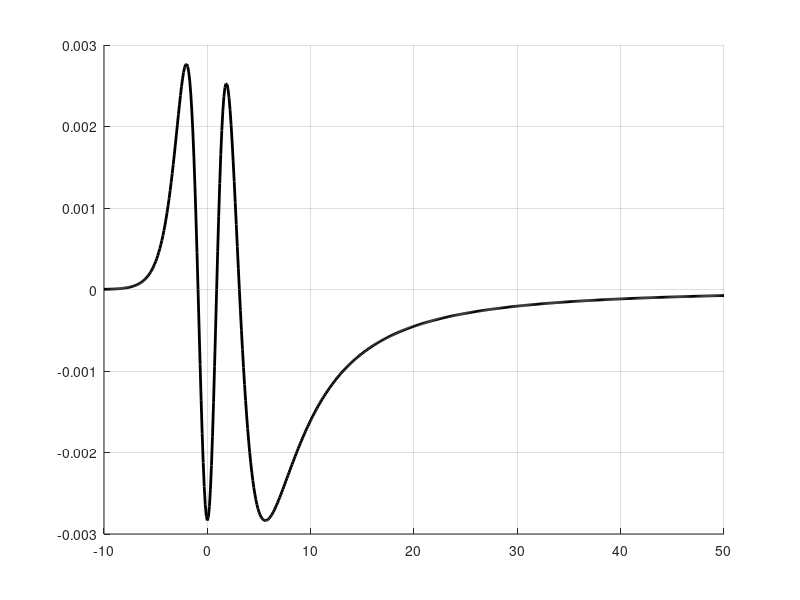

MATLAB code to generate this figure:
clc
clear all
close all

format long

I_precesion = [8.046669716113733e-05
8.892915334094758e-05
9.8281547336484461e-05
0.00010861746000929659
0.00012004031094835781
0.00013266439249693025
0.00014661601236936231
0.00016203475624300865
0.0001790748829000199
0.00019790686580671425
0.00021871909646717095
0.00024171976648641895
0.00026713894704232774
0.00029523088641069994
0.00032627654833334359
0.00036058641638411
0.00039850359209482741
0.00044040721747566245
0.0004867162557287543
0.00053789366743834787
0.00059445102335600655
0.00065695359911927941
0.00072602600188271334
0.00080235838394048149
0.00088671330402239072
0.00097993330309479308
0.0010829492682434153
0.0011967896656077197
0.0013225907314305869
0.0014616077191399901
0.0016152273100505259
0.0017849813058236285
0.0019725617323185173
0.0021798374969644032
0.0024088727553493359
0.0026619471574110759
0.0029415781594836388
0.0032505456055443127
0.0035919187993532133
0.0039690863087966915
0.0043857887646303424
0.0048461549379312076
0.0053547414038356243
0.0059165761234342817
0.0065372063008303973
0.007222750898070996
0.007979958216568302
0.0088162689792452963
0.0097398853723253513
0.010759846528612645
0.011886110954227593
0.0131296464167495
0.014502527822935811
0.016018043616608881
0.017690811219453526
0.019536902016353264
0.021573976348900098
0.023821428921545221
0.026300544939425723
0.029034667179253449
0.032049374037882147
0.035372668399367993
0.03903517690156888
0.04307035885763931
0.047514723685322106
0.052408055206152812
0.057793640585675557
0.063718500982775497
0.07023362015050065
0.077394166273507814
0.085259701233267218
0.093894370261433449
0.10336706358206105
0.11375154017279941
0.12512650222582733
0.13757560731046664
0.1511874037018785
0.16605517293964028
0.18227666254011651
0.19995369106081598
0.21919160758617576
0.24009858838049034
0.262784755160056
0.28736110240081641
0.31393822552952588
0.34262484790928027
0.37352615230746311
0.40674193198951486
0.4423645875206742
0.48047700739153221
0.52115038310798356
0.56444202158102719
0.61039322850675737
0.65902734480535408
0.71034802292696642
0.76433782987397081
0.82095725833157052
0.8801442159461117
0.94181404567680871
1.0058601080048157
1.0721549299401798
1.1405518980489644
1.2108874452807181
1.28298365644708
1.3566511968425405
1.4316924543352987
1.5079047782946118
1.5850836992403081
1.6630260206533043
1.7415326878979014
1.820411357146948
1.8994786077993009
1.9785617633437933
2.0575003063339228
2.1361468917810584
2.2143679789276969
2.2920441135086835
2.3690699011044831
2.4453537172016544
2.5208172014917047
2.5953945832884662
2.6690318823131398
2.7416860250688768
2.8133239121362204
2.8839214664228017
2.953462687059301
3.0219387285209045
3.0893470198558766
3.1556904347329477
3.2209765194302022
3.2852167828876992
3.348426050508718
3.4106218814749205
3.4718240478798892
3.5320540729203103
3.5913348246510921
3.6496901613495951
3.7071446242901658
3.763723173655162
3.819450963361096
3.8743531507238154
3.92845473709643
3.9817804358649811
4.0343545644620473
4.0862009573435092
4.1373428971587085
4.1878030616213087
4.2376034838527472
4.2867655242183442
4.3353098519063797
4.3832564347115603
4.4306245356763734
4.477432715417037
4.5236988391162187
4.5694400873031089
4.6146729696642526
4.659413341237209
4.70367642043405
4.7474768084256569
4.7908285094902983
4.8337449519935545
4.8762390097214334
4.9183230233361899
4.9600088217650491
5.0013077433672217
5.0422306567547874
5.0827879811683845
5.1229897063307241
5.1628454117191218
5.202364285214073
5.2415551410937162
5.2804264373550476
5.3189862923518483
5.3572425007465583
5.3952025487796496
5.4328736288648525
5.4702626535225409
5.5073762686667767
5.5442208662637515
5.5808025963814396
5.6171273786512037
5.6532009131633574
5.6890286908189065
5.724616003160123
5.7599679517026097
5.7950894567911417
5.8299852660015361
5.864659962110002
5.8991179706512176
5.9333635670854079
5.9674008835943049
6.001233915524943
6.034866527499644
6.0683024592096766
6.1015453309093841
6.134598648626822
6.1674658091060781
6.2001501044959211
6.2326547267984713
6.2649827720910967
6.2971372445338369
6.3291210601743213
6.36093705056114
6.3925879661763005
6.4240764796967822
6.4554051890945523
6.4865766205839446
6.5175932314248062
6.5484574125894062
6.5791714913004506
6.6097377334474228
6.6401583458876967
6.6704354786389342
6.7005712269684574
6.7305676333852436
6.7604266895398579
6.7901503380371748
6.8197404741665739
6.849198947554
6.8785275637400636
6.907728085687963
6.9368022352250875
6.9657516944215745
6.9945781069091719
7.0232830791435452
7.0518681816127451
7.0803349499947759
7.1086848862667109
7.1369194597678201
7.1650401082190474
7.1930482387009294
7.2209452285920444
7.24873242646997
7.2764111529764373
7.3039827016485512
7.3314483397176318
7.3588093088771647
7.3860668260214863
7.4132220839563265
7.4402762520827759
7.4672304770556996
7.4940858834179158
7.5208435742110638
7.5475046315644825
7.5740701172627105
7.6005410732930025
7.6269185223732663
7.6532034684617232
7.679396897248699
7.7054997766316102
7.7315130571737178
7.7574376725472387
7.7832745399617771
7.8090245605783739
7.8346886199099188
7.8602675882084432
7.8857623208398957
7.9111736586468027
7.9365024282993728
7.9617494426354218
7.9869155009897241
8.012001389512978
8.0370078814809709
8.0619357375942524
8.0867857062686355
8.1115585239169938
8.1362549152224943
8.1608755934037909
8.1854212604724079
8.2098926074824004
8.234290314772954
8.2586150522038455
8.2828674793842154
8.3070482458947446
8.3311579915035985
8.3551973463763733
8.3791669312800003
8.4030673577812021
8.4268992284394137
8.450663136994347
8.4743596685486082
8.4979893997452987
8.5215528989409197
8.5450507263736348
8.5684834343271028
8.5918515672900231
8.6151556621114835
8.6383962481523113
8.6615738474325745
8.6846889747751863
8.7077421379459796
8.7307338377901527
8.7536645683653891
8.7765348170715143
8.7993450647770874
8.8220957859427678
8.8447874487416875
8.8674205151769083
8.8899954411959801
8.9125126768028551
8.9349726661669706
8.9573758477298391
8.9797226543091337
9.002013513200195
9.024248846275281
9.046429070080535
9.0685545959305411
9.0906258300008886
9.1126431734184923
9.1346070223499822
9.1565177680878964
9.1783757971351623
9.2001814912875144
9.22193522771415
9.2436373790365991
9.265288313405831
9.2868883945776837
9.3084379819866339
9.3299374308180028
9.3513870920785802
9.3727873126656487
9.3941384354347548
9.4154407992657685
9.4366947391277698
9.4579005861424132
9.4790586676460205
9.5001693072503972
9.5212328249024623
9.5422495369424212
9.5632197561609065
9.5841437918550056
9.6050219498830494
9.6258545327182059
9.6466418395012532
9.6673841660919653
9.6880818051198361
9.7087350460334108
9.7293441751490271
9.7499094756982192
9.7704312278745142
9.7909097088791182
9.8113451929657796
9.8317379514847918
9.8520882529261158
9.8723963629617675
9.8926625444871945
9.9128870576621768
9.933070159950578
9.9532121061597234
9.9733131484787663
9.9933735365164331
10.013393517338134
10.033373335502246
10.053313233095849
10.073213449769755
10.093074222772891
10.112895786986082
10.132678374955153
10.1524222169236
10.172127540864455
10.191794572511718
10.211423535391225
10.231014650850943
10.250568138090696
10.270084214191408
10.289563094143832
10.309004990876769
10.328410115284852
10.347778676255672
10.367110880696652
10.386406933561403
10.405667037875428
10.42489139476176
10.444080203465763
10.463233661379862
10.482351964067611
10.501435305287458
10.520483877016117
10.539497869471534
10.558477471135491
10.577422868775738
10.59633424746794
10.615211790617121
10.634055679978774
10.652866095679718
10.671643216238463
10.690387218585409
10.709098278082628
10.727776568543341
10.746422262251073
10.765035529978542
10.783616541006211
10.802165463140534
10.820682462732025
10.839167704692901
10.857621352514414
10.876043568284235
10.894434512703089
10.912794345101593
10.931123223456417
10.949421304406643
10.967688743269383
10.985925694055583
11.004132309485366
11.022308741003167
11.04045513879263
11.058571651791423
11.076658427705622
11.094715613023991
11.112743353032062
11.130741791825962
11.148711072326083
11.166651336290432
11.184562724328002
11.202445375911713
11.2202994293913
11.238125022006056
11.25592228989712
11.273691368120016
11.291432390656642
11.309145490427236
11.326830799302172
11.34448844811366
11.362118566666997
11.379721283752023
11.397296727154169
11.414845023665498
11.432366299095413
11.44986067828137
11.46732828509951
11.484769242474782
11.502183672391372
11.519571695902714
11.536933433141465
11.554269003329214
11.571578524786331
11.588862114941325
11.606119890340334
11.623351966656497
11.640558458698944
11.657739480421963
11.674895144933819
11.692025564505643
11.709130850579998
11.726211113779549
11.743266463915457
11.760297009995687
11.777302860233288
11.794284122054469
11.811240902106618
11.828173306266221
11.845081439646666
11.861965406605931
11.878825310754152
11.895661254961208
11.912473341364038
11.929261671374002
11.9460263456841
11.962767464276077
11.979485126427425
11.996179430718405
12.01285047503888
12.029498356594971
12.046123171915932
12.062725016860613
12.079303986624005
12.095860175743702
12.112393678106232
12.128904586953359
12.145392994888237
12.161858993881571
12.178302675277672
12.194724129800408
12.211123447559041
12.227500718054191
12.243856030183512
12.260189472247328
12.276501131954374
12.292791096427212
12.309059452207835
12.325306285263009
12.341531680989615
12.357735724219994
12.373918499227122
12.390080089729823
12.406220578897775
12.422340049356679
12.438438583193117
12.454516261959578
12.470573166679255
12.486609377850854
12.502624975453418
12.518620038950907
12.534594647296965
12.550548878939379
12.566482811824729
12.58239652340281
12.59829009063108
12.614163589979009
12.630017097432482
12.645850688498005
12.661664438206921
12.677458421119738
12.693232711330097
12.708987382468932
12.724722507708552
12.740438159766557
12.756134410909894
12.771811332958624
12.78746899728994
12.803107474841896
12.818726836117236
12.834327151187065
12.849908489694618
12.865470920858915
12.88101451347832
12.896539335934179
12.912045456194255
12.9275329418164
12.943001859951899
12.958452277348822
12.973884260355605
12.989297874924279
13.004693186613757
13.02007026059318
13.035429161645171
13.050769954168979
13.066092702183619
13.081397469331231
13.096684318879834
13.111953313726843
13.12720451640164
13.142437989068938
13.157653793531585
13.172851991233603
13.188032643262996
13.203195810354783
13.218341552893673
13.233469930917051
13.248581004117685
13.263674831846549
13.278751473115488
13.2938109866
13.308853430641895
13.323878863251933
13.338887342112471
13.353878924580075
13.36885366768807
13.383811628149081
13.398752862357583
13.413677426392432
13.428585376019228
13.443476766692861
13.458351653559927
13.473210091461048
13.48805213493335
13.502877838212704
13.517687255236211
13.532480439644305
13.547257444783224
13.562018323707083
13.576763129180298
13.591491913679745
13.606204729396765
13.620901628239691
13.63558266183562
13.650247881532843
13.664897338402797
13.679531083242161
13.69414916657499
13.708751638654713
13.723338549466176
13.737909948727596
13.752465885892658
13.767006410152455
13.781531570437355
13.796041415418996
13.81053599351219
13.825015352876848
13.839479541419877
13.85392860679692
13.868362596414258
13.882781557430743
13.897185536759496
13.911574581069662
13.925948736788291
13.940308050102043
13.95465256695889
13.968982333069956
13.98329739391111
13.997597794724669
14.011883580521246
14.026154796081038
14.040411485955989
14.05465369447092
14.06888146572552
14.083094843595701
14.097293871735346
14.111478593577788
14.12564905233736
14.139805291011076
]';

k = -1/2; 
 
x = -10:0.1:50;
y = log(1 + exp(x));

index1 = 92;
index2 = 110;
index3 = 132;
x_probe = [x(index1); x(index2); x(index3)];
disp('x_probe:'); disp(x_probe);
y_probe = log(1+exp(x_probe));

y_interp = [y_probe y_probe.^2 y_probe.^4];

I = [I_precesion(index1); I_precesion(index2); I_precesion(index3)];

Right = (I./(y_probe*gamma(k+1))).^(6/k) - (y_probe.^6)/(gamma(k+2).^(6/k)) - 1;
C = y_interp \ Right;
c1 = C(1); c2 = C(2); c3 = C(3)*gamma(k+2).^(6/k);
disp('C');
disp(c1);
disp(c2);
disp(c3);

%% c1 =  1.150683011187435, c2 = 1.987584903904907
% c1 = 1.15; c2 = 1.99;

I_approximate = (y/(k+1)).*((gamma(k+2)^(6/k))*(1 + c1*y + c2*y.^2) + c3*y.^4 + y.^6).^(k/6);

delta = (I_approximate./I_precesion - 1);
hold on, grid on
plot(x, delta, 'k', 'linewidth',2)
disp(max(abs(delta)));

% plot([-10,0;30,0],[0,-0.01;0,0.01],'k','linewidth',1.5);
% axis([-30 30 -2.5 1]),grid on
